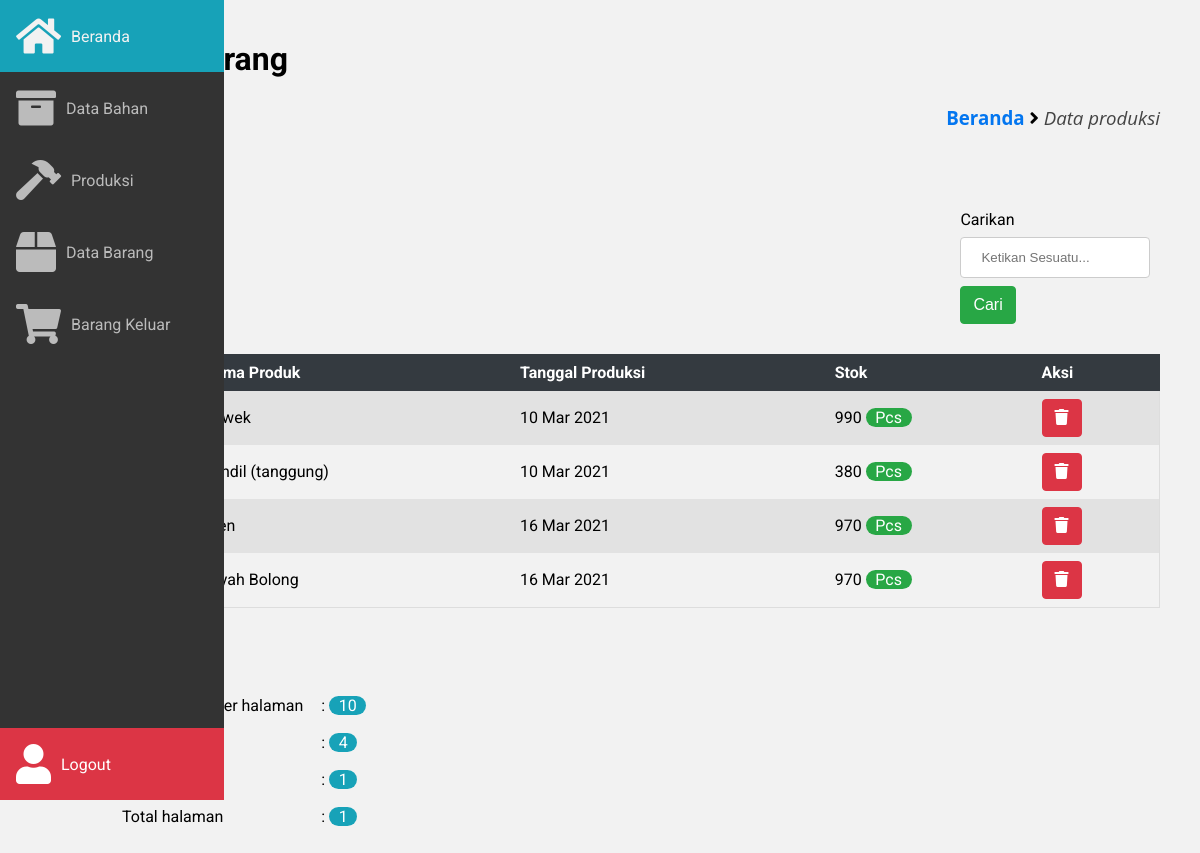
The page /frontend/data_barang/index.php on the database its author committed.
### tables this page shows
CREATE TABLE `barang` (
  `id_barang` int(20) NOT NULL,
  `nama_barang` varchar(100) NOT NULL,
  `stok_barang` int(200) NOT NULL,
  `satuan_stok_barang` varchar(100) NOT NULL,
  `untung_barang` int(100) NOT NULL,
  `harga_jual_item` int(20) NOT NULL,
  `produksi_id` varchar(200) NOT NULL
);

CREATE TABLE `produksi` (
  `id_produksi` int(12) NOT NULL,
  `nama_produk` varchar(100) NOT NULL,
  `stok_produk` int(12) NOT NULL,
  `satuan_stok_produk` varchar(100) NOT NULL,
  `untung_produk` int(12) NOT NULL,
  `harga_jual` int(20) NOT NULL,
  `tgl_produksi` date NOT NULL
);

### frontend/data_barang/index.php (the view, shortened to what this page needs)
<!DOCTYPE html>
<html lang="pt-BR">
	<head>
		<link rel="stylesheet" href="https://pro.fontawesome.com/releases/v5.10.0/css/all.css"/>
		<link
			rel="stylesheet"
			href="https://cdn.materialdesignicons.com/4.9.95/css/materialdesignicons.min.css"
		/>
		<link rel="stylesheet" href="../../assets/css/main.css" />
		<link rel="stylesheet" href="../../assets/css/style.css" />
		<link rel="stylesheet" href="../../assets/css/sidebar.css" />
	</head>
	<body>
	<?php
		include '../../database/koneksi.php';
		include '../layout/sidebar.php';
	?>
		<main class="main">
			<section>
				<h2>Data Barang</h2>
				<div class="breadcrumb">
            <h3>
							<a href="../../beranda.php?page=beranda">Beranda</a> <i class="fa fa-angle-right"></i>
							<span class="akhir-link-breadcrumb">Data produksi</span>
						</h3>
				</div>
				<div class="container">
					<div class="baris">
						<div class="kolom-100">
							<div class="table-box">
								<div class="kolom-20 float-left">
								</div>
								<div class="kolom-20 float-right margin-20-0">
									<form action="cari.php?page=databarang" method="post">
										<label>Carikan</label>
										<input type="text" name="cari" class="form" placeholder="Ketikan Sesuatu...">
										<input type="submit" name="btncari" value="Cari" class="tmbl tmbl-hijau">
									</form>
								</div>
								<table class="table-responsive">
									<tr class="thead-dark">
										<th>No</th>
										<th>Nama Produk</th>
										<th>Tanggal Produksi</th>
										<th>Stok</th>
										<th>Aksi</th>
									</tr>
									<?php
										$halaman = 10;
										$page    = isset($_GET["halaman"]) ? (int)$_GET["halaman"] :1;
										$result  = mysqli_query($host, "SELECT * FROM barang");
										$total   = mysqli_num_rows($result);
										$pages   = ceil($total/$halaman);
										$no    = 1;
										$sql   = "SELECT * FROM barang INNER JOIN produksi ON barang.produksi_id = produksi.id_produksi WHERE stok_barang != 0 ORDER BY nama_barang ASC";
										$query = mysqli_query($host, $sql);
										while ($data = mysqli_fetch_assoc($query) ) {
									?>
									<tr>
										<td><?= $no++ ?></td>
										<td><?= $data['nama_barang'] ?></td>
										<td><?= date('d M Y', strtotime($data['tgl_produksi'])) ?></td>
										<td>
											<?php
												if ($data['stok_barang'] >= 10) {
													echo number_format($data['stok_barang'],0,',','.') . " " . "<span class='lencana-radius lencana-hijau'>" . $data['satuan_stok_barang'] . "</span>" ;
												} elseif ($data['stok_barang'] >= 0) {
													echo "<span class='teks-merah'>" .  number_format($data['stok_barang'],0,',','.') . "</span>" . " " . "<span class='lencana-radius lencana-hijau'>" . $data['satuan_stok_barang'] . "</span>" ;
												} elseif ($data['stok_barang'] = 0) {
													echo "<span class='lencana-radius lencana-merah'>Stok Habis</span>";
												}
											?>
										</td>
										<td>
											<a onclick="return confirm('Anda yakin ingin menghapus data ?')" href="../../backend/data_barang/hapus.php?id_barang=<?php echo $data['id_barang']?>" class="tmbl tmbl-merah">
												<i class="fa fa-trash"></i>
											</a>
										</td>
									</tr>
									<?php } ?>
								</table>
							</div>
							<div class="penomoran">
								<?php
									for ($i=1; $i <= $pages ; $i++) {
								?>
									<a href="?halaman=<?php echo $i; ?>&page=databarang" class="tmbl tmbl-abu-abu margin-20-0">
										</a>
								<?php
									}
								?>
								<table style="margin-bottom: 50px;">
									<tr>
										<td>Jumlah data per halaman </td>
										<td>
											: <span class="lencana-radius lencana-info"><?php echo $halaman; ?></span>
										</td>
									</tr>
									<tr>
										<td>Total data</td>
										<td> : <span class="lencana-radius lencana-info"><?php echo $total; ?></span> </td>
									</tr>
									<tr>
										<td>Halaman ke</td>
										<td> : <span class="lencana-radius lencana-info"><?php echo $page; ?></span> </td>
									</tr>
									<tr>
										<td>Total halaman</td>
										<td> : <span class="lencana-radius lencana-info"><?php echo $pages; ?></span> </td>
									</tr>
								</table>
							</div>
						</div>
					</div>
				</div>
      </section>
		</main>
	</body>
</html>

### frontend/layout/sidebar.php
<aside class="sidebar">
	<nav>
		<ul class="sidebar__nav">
			<li>
				<a href="/Monitoring/beranda.php?page=beranda" class="sidebar__nav__link <?php if($_GET['page'] == 'beranda'){  ?>sidebar-active <?php }?>">
					<i class="fa fa-home"></i>
					<span class="sidebar__nav__text">Beranda</span>
				</a>
			</li>
			<li>
				<a href="/Monitoring/frontend/bahan/index.php?page=bahan" class="sidebar__nav__link <?php if($_GET['page'] == 'bahan'){  ?>sidebar-active <?php } ?>">
					<i class="fas fa-archive"></i>
					<span class="sidebar__nav__text">Data Bahan</span>
				</a>
			</li>
			<li>
				<a href="/Monitoring/frontend/produksi/index.php?page=produksi" class="sidebar__nav__link <?php if($_GET['page'] == 'produksi'){  ?>sidebar-active <?php } ?>">
					<i class="fas fa-hammer"></i>
					<span class="sidebar__nav__text">Produksi</span>
				</a>
			</li>
			<li>
				<a href="/Monitoring/frontend/data_barang/index.php?page=databarang" class="sidebar__nav__link <?php if($_GET['page'] == 'databarang'){  ?>sidebar-active <?php } ?>">
					<i class="fas fa-box"></i>
					<span class="sidebar__nav__text">Data Barang</span>
				</a>
			</li>
			<li>
				<a href="/Monitoring/frontend/barang_keluar/index.php?page=barangkeluar" class="sidebar__nav__link <?php if($_GET['page'] == 'barangkeluar'){  ?>sidebar-active <?php } ?>">
					<i class="fas fa-shopping-cart"></i>
					<span class="sidebar__nav__text">Barang Keluar</span>
				</a>
			</li>
			<li>
				<a onclick="return confirm('Anda yakin ingin logout ?')" href="#" class="sidebar__nav__link link-lgout">
					<i class="fas fa-user"></i>
					<span class="sidebar__nav__text">Logout</span>
				</a>
			</li>
		</ul>
	</nav>
</aside>

### assets/css/main.css (style rules this page uses)
:root { --sidebar-width: 4.5em; }
body { margin: 0; padding: 0; font-family: 'Roboto'; }
* { outline: none; box-sizing: border-box; }
.main { margin-left: auto; margin-right: auto; max-width: 100%; padding: 1.5em 1.5em; }
.main h2 { font-size: 2em; margin-top: 0px; }
@media (min-width: 572px) { .main { margin-left: var(--sidebar-width); } }
@media (min-width: 992px) { .main { padding: 2.5em; } }

### assets/css/style.css (style rules this page uses)
body { background-color: #f2f2f2; }
.breadcrumb { text-align: right; font-family: open sans; margin-bottom: 50px; }
.akhir-link-breadcrumb { font-weight: 400; font-style: italic; color: #444; }
.breadcrumb a { color: #0376f0; }
.form { width: 100%; padding: 12px 20px; margin: 8px 0; display: inline-block; border: 1px solid #ccc; border-radius: 4px; box-sizing: border-box; }
.table-box { overflow-x:auto !important; }
.table-responsive { border-collapse: collapse; border-spacing: 0; width: 100%; border: 1px solid #ddd; }
.table-responsive .thead-dark { background-color: #343a40 !important; border: 1px solid #343a40; color: #ffffff; }
.table-responsive, th, td { text-align: left; padding: 8px; }
.table-responsive tr:nth-child(even) { background-color: #e2e2e2 !important }
.tmbl { display: inline-block; font-weight: 400; color: #212529; text-align: center; vertical-align: middle; cursor: pointer; -webkit-user-select: none; -moz-user-select: none; -ms-user-select: none; user-select: none; background-color: transparent; border: 1px solid transparent; padding: 0.375rem 0.75rem; font-size: 1rem; line-height: 1.5; border-radius: 0.25rem; transition: color 0.15s ease-in-out, background-color 0.15s ease-in-out, border-color 0.15s ease-in-out, box-shadow 0.15s ease-in-out; }
.tmbl-hijau { color: #fff; background-color: #28a745; border-color: #28a745; }
.tmbl-abu-abu { color: #fff; background-color: #6c757d; border-color: #6c757d; }
.tmbl-merah { color: #fff; background-color: #dc3545; border-color: #dc3545; }
.lencana-hijau { color: #fff; background-color: #28a745; }
.lencana-info { color: #fff; background-color: #17a2b8; }
.lencana-radius { padding-right: 0.6em; padding-left: 0.6em; border-radius: 10rem; }
a { text-decoration: none; }
.container { width: 100%; padding-right: 15px; padding-left: 15px; margin-right: auto; margin-left: auto; }
.baris { display: -ms-flexbox; display: flex; -ms-flex-wrap: wrap; flex-wrap: wrap; margin-right: -15px; margin-left: -15px; }
.margin-20-0 { margin: 20px 0; }
@media screen and (min-width: 400px) { .container { max-width: 400px; } }
@media screen and (min-width: 400px) { .kolom-100 { width: 100% !important; } }
@media screen and (min-width: 400px) { .kolom-20 { padding: 10px; width: 100% !important; } }
@media screen and (min-width: 400px) { .float-right { float: right !important; } }
@media screen and (min-width: 400px) { .float-left { float: left !important; } }
@media (min-width: 576px) { .container { max-width: 540px; } }
@media (min-width: 768px) { .container { max-width: 720px; } }
@media (min-width: 992px) { .container { max-width: 960px; } }
@media (min-width: 1200px) { .container { max-width: 1140px; } }
@media (min-width: 1200px) { .kolom-100 { width: 100% !important; } }
@media (min-width: 1200px) { .kolom-20 { padding: 10px; width: 20% !important; } }
@media (min-width: 1200px) { .float-right { float: right !important; } }
@media (min-width: 1200px) { .float-left { float: left !important; } }

### rows shown on the page
barang: nama_barang "Cowek", produksi.tgl_produksi "10 Mar 2021", stok_barang "990", satuan_stok_barang "Pcs"
barang: nama_barang "Kendil (tanggung)", produksi.tgl_produksi "10 Mar 2021", stok_barang "380", satuan_stok_barang "Pcs"
barang: produksi.tgl_produksi "16 Mar 2021", stok_barang "970", satuan_stok_barang "Pcs"
barang: nama_barang "Layah Bolong", produksi.tgl_produksi "16 Mar 2021", stok_barang "970", satuan_stok_barang "Pcs"

### other values the page prints
$halaman "10"
$total "4"
$page "1"
$pages "1"
